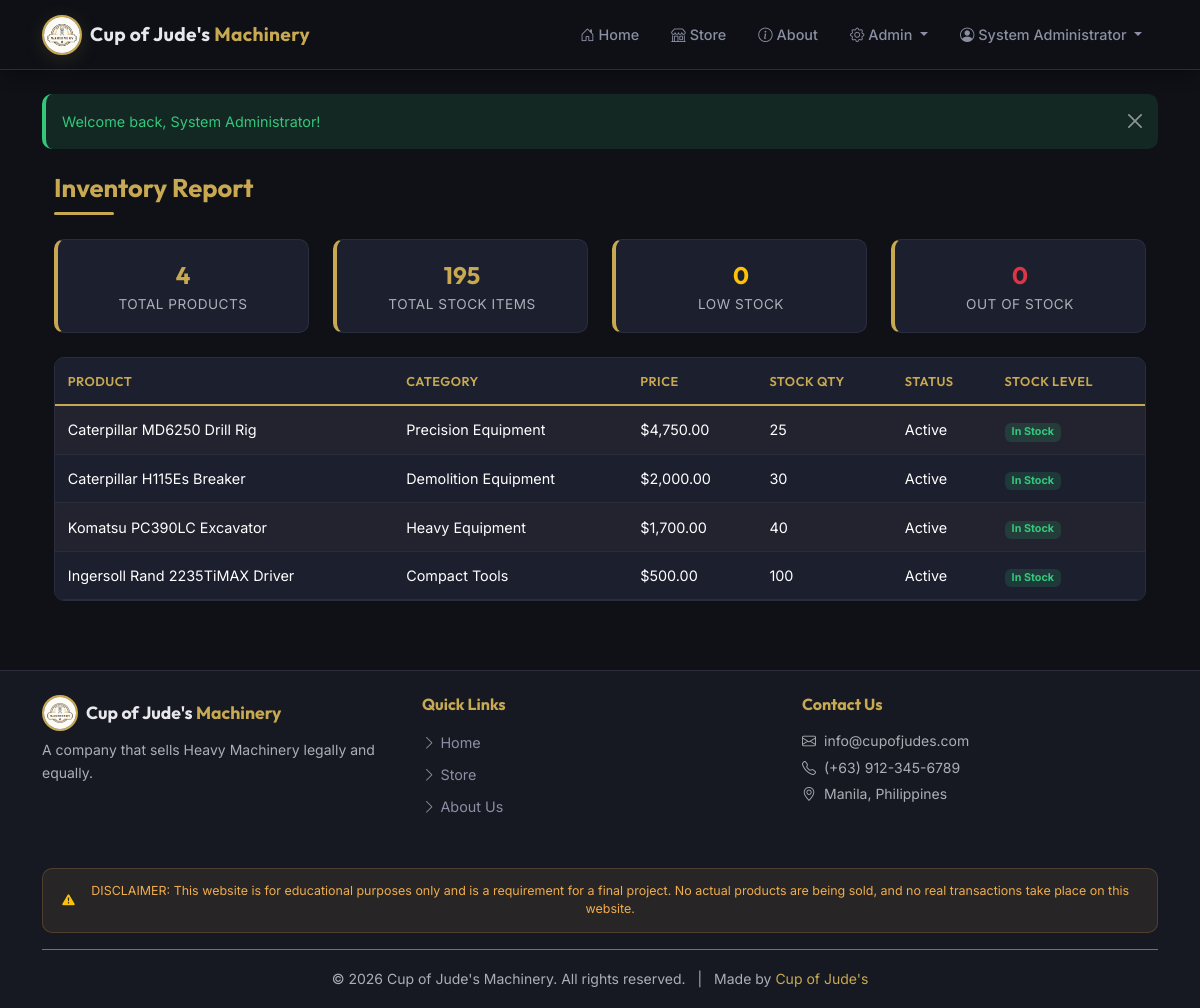
/admin/inventory_report.php (signed in), run on the app's committed database.
### tables this page shows
CREATE TABLE IF NOT EXISTS products (
    id INT AUTO_INCREMENT PRIMARY KEY,
    category_id INT NOT NULL,
    name VARCHAR(255) NOT NULL,
    description TEXT,
    price DECIMAL(10, 2) NOT NULL,
    stock_quantity INT NOT NULL DEFAULT 0,
    image VARCHAR(255) DEFAULT 'default.jpg',
    status ENUM('active', 'inactive') NOT NULL DEFAULT 'active',
    created_at DATETIME NOT NULL DEFAULT CURRENT_TIMESTAMP,
    updated_at DATETIME NOT NULL DEFAULT CURRENT_TIMESTAMP ON UPDATE CURRENT_TIMESTAMP,
    FOREIGN KEY (category_id) REFERENCES categories(id) ON DELETE CASCADE
);

CREATE TABLE IF NOT EXISTS categories (
    id INT AUTO_INCREMENT PRIMARY KEY,
    name VARCHAR(100) NOT NULL,
    description TEXT
);

### admin/inventory_report.php (the view, shortened to what this page needs)
<?php
require_once __DIR__ . '/../config/database.php';
require_once __DIR__ . '/../includes/functions.php';
$stmt = $conn->prepare("SELECT COUNT(*) FROM products");
$stmt->execute();
$totalProducts = $stmt->get_result()->fetch_row()[0];
$stmt = $conn->prepare("SELECT SUM(stock_quantity) FROM products");
$stmt->execute();
$totalStockItems = $stmt->get_result()->fetch_row()[0];
$stmt = $conn->prepare("SELECT COUNT(*) FROM products WHERE stock_quantity BETWEEN 1 AND 10");
$stmt->execute();
$lowStock = $stmt->get_result()->fetch_row()[0];
$stmt = $conn->prepare("SELECT COUNT(*) FROM products WHERE stock_quantity = 0");
$stmt->execute();
$outOfStock = $stmt->get_result()->fetch_row()[0];
$stmt = $conn->prepare("SELECT p.*, c.name as category_name FROM products p LEFT JOIN categories c ON p.category_id = c.id ORDER BY p.stock_quantity ASC");
$stmt->execute();
$inventory = $stmt->get_result()->fetch_all(MYSQLI_ASSOC);
require_once __DIR__ . '/../includes/header.php';
?>
<div class="container mt-4 fade-in">
    <h2 class="section-title text-gold mb-4">Inventory Report</h2>
    <div class="row g-4 mb-4">
        <div class="col-md-3 slide-up">
            <div class="stat-card card bg-dark text-light border-secondary text-center p-3">
                <div class="stat-number fs-4 fw-bold text-gold"><?= htmlspecialchars($totalProducts) ?></div>
                <div class="stat-label text-muted small">Total Products</div>
            </div>
        </div>
        <div class="col-md-3 slide-up" style="animation-delay: 0.1s;">
            <div class="stat-card card bg-dark text-light border-secondary text-center p-3">
                <div class="stat-number fs-4 fw-bold text-gold"><?= htmlspecialchars($totalStockItems ?? 0) ?></div>
                <div class="stat-label text-muted small">Total Stock Items</div>
            </div>
        </div>
        <div class="col-md-3 slide-up" style="animation-delay: 0.2s;">
            <div class="stat-card card bg-dark text-light border-secondary text-center p-3">
                <div class="stat-number fs-4 fw-bold text-warning"><?= htmlspecialchars($lowStock) ?></div>
                <div class="stat-label text-muted small">Low Stock</div>
            </div>
        </div>
        <div class="col-md-3 slide-up" style="animation-delay: 0.3s;">
            <div class="stat-card card bg-dark text-light border-secondary text-center p-3">
                <div class="stat-number fs-4 fw-bold text-danger"><?= htmlspecialchars($outOfStock) ?></div>
                <div class="stat-label text-muted small">Out of Stock</div>
            </div>
        </div>
    </div>
    <div class="card bg-dark text-light border-secondary slide-up" style="animation-delay: 0.4s;">
        <div class="card-body p-0">
            <div class="table-responsive">
                <table class="table table-dark table-striped table-hover mb-0">
                    <thead>
                        <tr>
                            <th>Product</th>
                            <th>Category</th>
                            <th>Price</th>
                            <th>Stock Qty</th>
                            <th>Status</th>
                            <th>Stock Level</th>
                        </tr>
                    </thead>
                    <tbody>
                        <?php foreach ($inventory as $item): ?>
                        <tr>
                            <td><?= htmlspecialchars($item['name']) ?></td>
                            <td><?= htmlspecialchars($item['category_name']) ?></td>
                            <td><?= htmlspecialchars(formatPrice($item['price'])) ?></td>
                            <td><?= htmlspecialchars($item['stock_quantity']) ?></td>
                            <td><?= ucfirst(htmlspecialchars($item['status'])) ?></td>
                            <td>
                                <?php
                                $stock = (int)$item['stock_quantity'];
                                if($stock > 10) {
                                    echo '<span class="badge badge-stock-in">In Stock</span>';
                                } elseif($stock > 0) {
                                    echo '<span class="badge badge-stock-low">Low Stock</span>';
                                } else {
                                    echo '<span class="badge badge-stock-out">Out of Stock</span>';
                                }
                                ?>
                            </td>
                        </tr>
                        <?php endforeach; ?>
                    </tbody>
                </table>
            </div>
        </div>
    </div>
</div>
<?php require_once __DIR__ . '/../includes/footer.php'; ?>

### assets/css/design.css (style rules this page uses)
:root { --bg-primary: #0f1117; --bg-secondary: #161922; --bg-card: #1c1f2e; --bg-card-hover: #242838; --bg-input: #1c1f2e; --accent-gold: #c8a951; --accent-gold-hover: #dabb65; --accent-gold-dark: #a88b3d; --text-primary: #e8e8ec; --text-secondary: #8b8fa3; --text-muted: #5c6078; --border-color: #2a2d3e; --border-hover: #3a3d52; --danger: #e74c5e; --success: #34c77b; --warning: #f0ad4e; --info: #4da6e8; --shadow-sm: 0 2px 8px rgba(0, 0, 0, 0.3); --shadow-md: 0 4px 16px rgba(0, 0, 0, 0.4); --shadow-lg: 0 8px 32px rgba(0, 0, 0, 0.5); --shadow-gold: 0 4px 20px rgba(200, 169, 81, 0.15); --radius-sm: 6px; --radius-md: 10px; --radius-lg: 16px; --transition: all 0.3s cubic-bezier(0.4, 0, 0.2, 1); }
* { margin: 0; padding: 0; box-sizing: border-box; }
body { font-family: 'Inter', -apple-system, BlinkMacSystemFont, sans-serif; background-color: var(--bg-primary); color: var(--text-primary); min-height: 100vh; display: flex; flex-direction: column; line-height: 1.6; }
h1, h2, h3, h4, h5, h6 { font-family: 'Outfit', sans-serif; font-weight: 700; color: var(--text-primary); }
.text-gold { color: var(--accent-gold) !important; }
.card { background: var(--bg-card) !important; border: 1px solid var(--border-color) !important; border-radius: var(--radius-md) !important; transition: var(--transition); overflow: hidden; }
.stat-card { border-left: 4px solid var(--accent-gold) !important; padding: 1.5rem; transition: var(--transition); }
.stat-card .stat-number { font-family: 'Outfit', sans-serif; font-size: 2rem; font-weight: 800; color: var(--text-primary); }
.stat-card .stat-label { font-size: 0.85rem; color: var(--text-secondary); text-transform: uppercase; letter-spacing: 0.5px; }
.table { color: var(--text-primary); }
.table-dark { --bs-table-bg: var(--bg-card); --bs-table-border-color: var(--border-color); --bs-table-striped-bg: rgba(200, 169, 81, 0.03); --bs-table-hover-bg: rgba(200, 169, 81, 0.06); }
.table th { font-family: 'Outfit', sans-serif; font-weight: 600; text-transform: uppercase; font-size: 0.8rem; letter-spacing: 0.5px; color: var(--accent-gold); border-bottom: 2px solid var(--accent-gold) !important; padding: 0.8rem; }
.table td { padding: 0.75rem 0.8rem; vertical-align: middle; font-size: 0.9rem; }
.badge-stock-in { background: rgba(52, 199, 123, 0.15); color: var(--success); }
.section-title { font-family: 'Outfit', sans-serif; font-size: 1.6rem; font-weight: 700; margin-bottom: 0.5rem; position: relative; display: inline-block; }
.section-title::after { content: ''; display: block; width: 60px; height: 3px; background: var(--accent-gold); margin-top: 0.5rem; border-radius: 2px; }
.fade-in { animation: fadeIn 0.5s ease-in; }
.slide-up { animation: slideUp 0.6s ease-out; }

### data on the page
products: name "Caterpillar MD6250 Drill Rig", category.name "Precision Equipment", price "$4,750.00", stock_quantity "25", status "Active", shows "In Stock"
products: name "Caterpillar H115Es Breaker", category.name "Demolition Equipment", price "$2,000.00", stock_quantity "30", status "Active", shows "In Stock"
products: name "Komatsu PC390LC Excavator", category.name "Heavy Equipment", price "$1,700.00", stock_quantity "40", status "Active", shows "In Stock"
products: name "Ingersoll Rand 2235TiMAX Driver", category.name "Compact Tools", price "$500.00", stock_quantity "100", status "Active", shows "In Stock"

### other printed values
GROUP_NAME "Cup of Jude's"
getCurrentUserName() "System Administrator"
$_SESSION[$key] "Welcome back, System Administrator!"
$totalProducts "4"
$totalStockItems "195"
$lowStock "0"
$outOfStock "0"
SITE_TAGLINE "A company that sells Heavy Machinery legally and equally."
DISCLAIMER_TEXT "DISCLAIMER: This website is for educational purposes only and is a requirement for a final project. No actual products are being sold, and no real transactions take place on this website."
SITE_NAME "Cup of Jude's Machinery"
